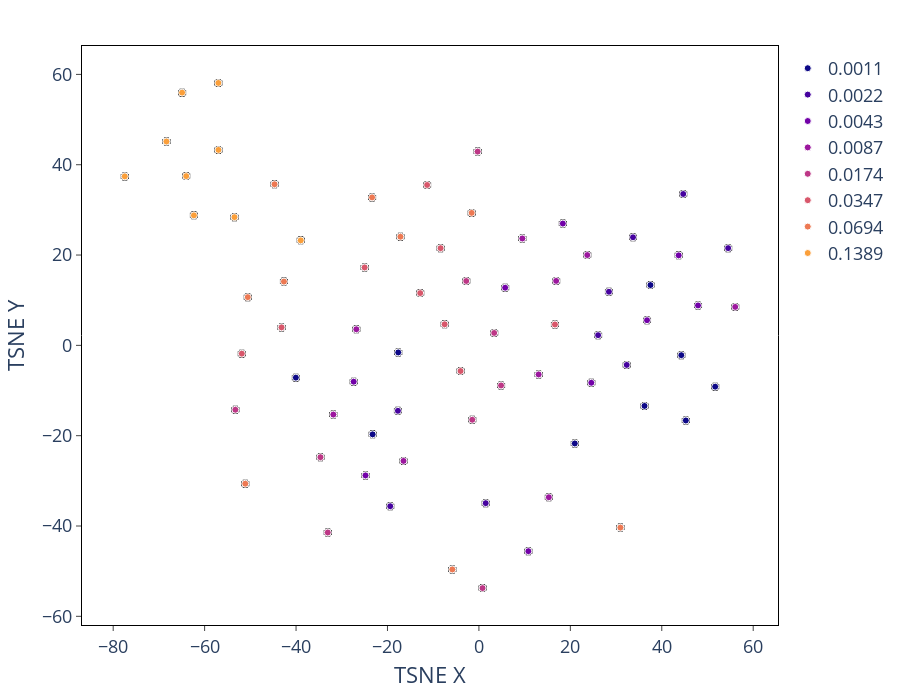

Here is the notebook cell this chart was saved with:
### Code cell
combat_util.plot_tsne(plot_tsne, color_col='Metadata_Concentration_uM', 
                    #   split_df = False, split_column = None, np = None,
                      hover_cols=hover_list,
                    #   size=True, size_col = "Metadata_concentration_uM",
                      x="0", y="1",
                      error_x="x_err", error_y="y_err",
                      discrete=True
                      )

### Figure 1 — Plotly figure (JSON) as saved in the notebook; plotly's stock layout.template omitted (floating-point values rounded to 4 significant figures)
{"data": [{"customdata": [["211020_085918_Plate_1", "B3", "AgNP", 40, 0.0011], ["211020_085918_Plate_1", "C3", "AgNP", 40, 0.0011], ["211020_085918_Plate_1", "D3", "AgNP", 40, 0.0011], ["211008_092824_Plate_1", "B3", "AgNP", 40, 0.0011], ["211008_092824_Plate_1", "C3", "AgNP", 40, 0.0011], ["211008_092824_Plate_1", "D3", "AgNP", 40, 0.0011], ["211015_065907_Plate_1", "B3", "AgNP", 40, 0.0011], ["211015_065907_Plate_1", "C3", "AgNP", 40, 0.0011], ["211015_065907_Plate_1", "D3", "AgNP", 40, 0.0011]], "error_x": {"array": [2.289e-05, 3.052e-05, 2.289e-05, 1.144e-05, 1.144e-05, 1.907e-05, 2.67e-05, 0, 3.433e-05], "color": "black", "thickness": 5}, "error_y": {"array": [3.815e-06, 1.907e-06, 3.815e-06, 9.537e-07, 3.815e-06, 9.537e-06, 5.245e-06, 3.815e-06, 1.192e-06], "color": "black", "thickness": 5}, "hovertemplate": "colors_plot_col=0.0011<br>0=%{x}<br>1=%{y}<br>Metadata_Plate=%{customdata[0]}<br>Metadata_Well=%{customdata[1]}<br>Metadata_Compound=%{customdata[2]}<br>Metadata_NPSize_nm=%{customdata[3]}<br>Metadata_Concentration_uM=%{customdata[4]}<extra></extra>", "legendgroup": "0.0011", "marker": {"color": "#0d0887", "line": {"color": "White", "width": 1}, "size": 7, "symbol": "circle"}, "mode": "markers", "name": "0.0011", "orientation": "v", "showlegend": true, "type": "scatter", "x": [-23.25, 45.26, 51.69, -17.65, 20.97, 37.52, -40.04, 36.22, 44.27], "xaxis": "x", "y": [-19.71, -16.63, -9.147, -1.568, -21.72, 13.35, -7.145, -13.41, -2.173], "yaxis": "y"}, {"customdata": [["211020_085918_Plate_1", "B4", "AgNP", 40, 0.0022], ["211020_085918_Plate_1", "C4", "AgNP", 40, 0.0022], ["211020_085918_Plate_1", "D4", "AgNP", 40, 0.0022], ["211008_092824_Plate_1", "B4", "AgNP", 40, 0.0022], ["211008_092824_Plate_1", "C4", "AgNP", 40, 0.0022], ["211008_092824_Plate_1", "D4", "AgNP", 40, 0.0022], ["211015_065907_Plate_1", "B4", "AgNP", 40, 0.0022], ["211015_065907_Plate_1", "C4", "AgNP", 40, 0.0022], ["211015_065907_Plate_1", "D4", "AgNP", 40, 0.0022]], "error_x": {"array": [1.907e-05, 1.907e-05, 1.526e-05, 1.073e-06, 1.907e-05, 7.629e-06, 1.144e-05, 2.67e-05, 1.526e-05], "color": "black", "thickness": 5}, "error_y": {"array": [1.144e-05, 4.768e-07, 7.629e-06, 2.289e-05, 2.384e-06, 1.907e-06, 3.052e-05, 1.144e-05, 1.907e-05], "color": "black", "thickness": 5}, "hovertemplate": "colors_plot_col=0.0022<br>0=%{x}<br>1=%{y}<br>Metadata_Plate=%{customdata[0]}<br>Metadata_Well=%{customdata[1]}<br>Metadata_Compound=%{customdata[2]}<br>Metadata_NPSize_nm=%{customdata[3]}<br>Metadata_Concentration_uM=%{customdata[4]}<extra></extra>", "legendgroup": "0.0022", "marker": {"color": "#46039f", "line": {"color": "White", "width": 1}, "size": 7, "symbol": "circle"}, "mode": "markers", "name": "0.0022", "orientation": "v", "showlegend": true, "type": "scatter", "x": [-17.71, 32.33, 54.52, 1.49, 26.07, 28.44, -19.4, 33.71, 44.69], "xaxis": "x", "y": [-14.49, -4.332, 21.53, -34.95, 2.258, 11.87, -35.62, 23.93, 33.52], "yaxis": "y"}, {"customdata": [["211020_085918_Plate_1", "B5", "AgNP", 40, 0.0043], ["211020_085918_Plate_1", "C5", "AgNP", 40, 0.0043], ["211020_085918_Plate_1", "D5", "AgNP", 40, 0.0043], ["211008_092824_Plate_1", "B5", "AgNP", 40, 0.0043], ["211008_092824_Plate_1", "C5", "AgNP", 40, 0.0043], ["211008_092824_Plate_1", "D5", "AgNP", 40, 0.0043], ["211015_065907_Plate_1", "B5", "AgNP", 40, 0.0043], ["211015_065907_Plate_1", "C5", "AgNP", 40, 0.0043], ["211015_065907_Plate_1", "D5", "AgNP", 40, 0.0043]], "error_x": {"array": [1.335e-05, 1.526e-05, 6.866e-05, 0, 2.384e-06, 4.196e-05, 1.907e-06, 3.815e-06, 2.289e-05], "color": "black", "thickness": 5}, "error_y": {"array": [9.537e-06, 3.815e-06, 3.815e-06, 6.485e-05, 4.768e-06, 0, 9.537e-06, 7.629e-06, 3.815e-06], "color": "black", "thickness": 5}, "hovertemplate": "colors_plot_col=0.0043<br>0=%{x}<br>1=%{y}<br>Metadata_Plate=%{customdata[0]}<br>Metadata_Well=%{customdata[1]}<br>Metadata_Compound=%{customdata[2]}<br>Metadata_NPSize_nm=%{customdata[3]}<br>Metadata_Concentration_uM=%{customdata[4]}<extra></extra>", "legendgroup": "0.0043", "marker": {"color": "#7201a8", "line": {"color": "White", "width": 1}, "size": 7, "symbol": "circle"}, "mode": "markers", "name": "0.0043", "orientation": "v", "showlegend": true, "type": "scatter", "x": [-27.39, 24.58, 47.93, 10.82, 5.743, 36.77, -24.8, 18.36, 43.7], "xaxis": "x", "y": [-8.048, -8.286, 8.843, -45.58, 12.77, 5.569, -28.81, 26.97, 19.93], "yaxis": "y"}, {"customdata": [["211020_085918_Plate_1", "B6", "AgNP", 40, 0.0087], ["211020_085918_Plate_1", "C6", "AgNP", 40, 0.0087], ["211020_085918_Plate_1", "D6", "AgNP", 40, 0.0087], ["211008_092824_Plate_1", "B6", "AgNP", 40, 0.0087], ["211008_092824_Plate_1", "C6", "AgNP", 40, 0.0087], ["211008_092824_Plate_1", "D6", "AgNP", 40, 0.0087], ["211015_065907_Plate_1", "B6", "AgNP", 40, 0.0087], ["211015_065907_Plate_1", "C6", "AgNP", 40, 0.0087], ["211015_065907_Plate_1", "D6", "AgNP", 40, 0.0087]], "error_x": {"array": [3.815e-05, 9.537e-06, 5.722e-05, 3.242e-05, 8.583e-06, 1.335e-05, 9.537e-06, 3.815e-06, 7.629e-06], "color": "black", "thickness": 5}, "error_y": {"array": [1.812e-05, 1.907e-06, 4.768e-06, 7.153e-07, 3.815e-06, 1.812e-05, 2.289e-05, 9.537e-06, 1.335e-05], "color": "black", "thickness": 5}, "hovertemplate": "colors_plot_col=0.0087<br>0=%{x}<br>1=%{y}<br>Metadata_Plate=%{customdata[0]}<br>Metadata_Well=%{customdata[1]}<br>Metadata_Compound=%{customdata[2]}<br>Metadata_NPSize_nm=%{customdata[3]}<br>Metadata_Concentration_uM=%{customdata[4]}<extra></extra>", "legendgroup": "0.0087", "marker": {"color": "#9c179e", "line": {"color": "White", "width": 1}, "size": 7, "symbol": "circle"}, "mode": "markers", "name": "0.0087", "orientation": "v", "showlegend": true, "type": "scatter", "x": [-31.84, 13.06, 56.07, -26.81, 15.29, 16.89, -16.49, 9.5, 23.7], "xaxis": "x", "y": [-15.32, -6.44, 8.513, 3.569, -33.63, 14.27, -25.59, 23.67, 20.0], "yaxis": "y"}, {"customdata": [["211020_085918_Plate_1", "B7", "AgNP", 40, 0.0174], ["211020_085918_Plate_1", "C7", "AgNP", 40, 0.0174], ["211020_085918_Plate_1", "D7", "AgNP", 40, 0.0174], ["211008_092824_Plate_1", "B7", "AgNP", 40, 0.0174], ["211008_092824_Plate_1", "C7", "AgNP", 40, 0.0174], ["211008_092824_Plate_1", "D7", "AgNP", 40, 0.0174], ["211015_065907_Plate_1", "B7", "AgNP", 40, 0.0174], ["211015_065907_Plate_1", "C7", "AgNP", 40, 0.0174], ["211015_065907_Plate_1", "D7", "AgNP", 40, 0.0174]], "error_x": {"array": [2.67e-05, 9.537e-07, 2.086e-07, 1.907e-05, 4.768e-07, 1.669e-06, 2.289e-05, 3.576e-07, 1.192e-07], "color": "black", "thickness": 5}, "error_y": {"array": [1.335e-05, 3.815e-06, 3.052e-05, 1.526e-05, 1.431e-06, 1.717e-05, 4.196e-05, 3.433e-05, 1.144e-05], "color": "black", "thickness": 5}, "hovertemplate": "colors_plot_col=0.0174<br>0=%{x}<br>1=%{y}<br>Metadata_Plate=%{customdata[0]}<br>Metadata_Well=%{customdata[1]}<br>Metadata_Compound=%{customdata[2]}<br>Metadata_NPSize_nm=%{customdata[3]}<br>Metadata_Concentration_uM=%{customdata[4]}<extra></extra>", "legendgroup": "0.0174", "marker": {"color": "#bd3786", "line": {"color": "White", "width": 1}, "size": 7, "symbol": "circle"}, "mode": "markers", "name": "0.0174", "orientation": "v", "showlegend": true, "type": "scatter", "x": [-34.66, 4.847, -0.2779, -53.27, 3.34, -2.768, -33.06, 0.7968, -1.455], "xaxis": "x", "y": [-24.76, -8.88, 42.91, -14.26, 2.75, 14.25, -41.44, -53.75, -16.48], "yaxis": "y"}, {"customdata": [["211020_085918_Plate_1", "B8", "AgNP", 40, 0.0347], ["211020_085918_Plate_1", "C8", "AgNP", 40, 0.0347], ["211020_085918_Plate_1", "D8", "AgNP", 40, 0.0347], ["211008_092824_Plate_1", "B8", "AgNP", 40, 0.0347], ["211008_092824_Plate_1", "C8", "AgNP", 40, 0.0347], ["211008_092824_Plate_1", "D8", "AgNP", 40, 0.0347], ["211015_065907_Plate_1", "B8", "AgNP", 40, 0.0347], ["211015_065907_Plate_1", "C8", "AgNP", 40, 0.0347], ["211015_065907_Plate_1", "D8", "AgNP", 40, 0.0347]], "error_x": {"array": [4.959e-05, 4.768e-06, 1.144e-05, 2.861e-06, 2.861e-06, 3.338e-06, 3.433e-05, 2.289e-05, 4.768e-06], "color": "black", "thickness": 5}, "error_y": {"array": [1.073e-06, 1.621e-05, 0, 3.815e-06, 1.526e-05, 8.106e-06, 9.537e-07, 1.144e-05, 2.289e-05], "color": "black", "thickness": 5}, "hovertemplate": "colors_plot_col=0.0347<br>0=%{x}<br>1=%{y}<br>Metadata_Plate=%{customdata[0]}<br>Metadata_Well=%{customdata[1]}<br>Metadata_Compound=%{customdata[2]}<br>Metadata_NPSize_nm=%{customdata[3]}<br>Metadata_Concentration_uM=%{customdata[4]}<extra></extra>", "legendgroup": "0.0347", "marker": {"color": "#d8576b", "line": {"color": "White", "width": 1}, "size": 7, "symbol": "circle"}, "mode": "markers", "name": "0.0347", "orientation": "v", "showlegend": true, "type": "scatter", "x": [-51.87, -12.84, 16.63, -7.495, -8.378, -4.012, -43.17, -25.0, -11.33], "xaxis": "x", "y": [-1.837, 11.58, 4.622, 4.667, 21.52, -5.681, 3.977, 17.25, 35.51], "yaxis": "y"}, {"customdata": [["211020_085918_Plate_1", "B9", "AgNP", 40, 0.0694], ["211020_085918_Plate_1", "C9", "AgNP", 40, 0.0694], ["211020_085918_Plate_1", "D9", "AgNP", 40, 0.0694], ["211008_092824_Plate_1", "B9", "AgNP", 40, 0.0694], ["211008_092824_Plate_1", "C9", "AgNP", 40, 0.0694], ["211008_092824_Plate_1", "D9", "AgNP", 40, 0.0694], ["211015_065907_Plate_1", "B9", "AgNP", 40, 0.0694], ["211015_065907_Plate_1", "C9", "AgNP", 40, 0.0694], ["211015_065907_Plate_1", "D9", "AgNP", 40, 0.0694]], "error_x": {"array": [0, 3.338e-06, 7.153e-07, 7.629e-06, 9.537e-06, 2.289e-05, 2.289e-05, 3.052e-05, 2.098e-05], "color": "black", "thickness": 5}, "error_y": {"array": [6.676e-06, 4.196e-05, 3.624e-05, 3.433e-05, 1.526e-05, 1.144e-05, 3.815e-06, 4.578e-05, 3.815e-05], "color": "black", "thickness": 5}, "hovertemplate": "colors_plot_col=0.0694<br>0=%{x}<br>1=%{y}<br>Metadata_Plate=%{customdata[0]}<br>Metadata_Well=%{customdata[1]}<br>Metadata_Compound=%{customdata[2]}<br>Metadata_NPSize_nm=%{customdata[3]}<br>Metadata_Concentration_uM=%{customdata[4]}<extra></extra>", "legendgroup": "0.0694", "marker": {"color": "#ed7953", "line": {"color": "White", "width": 1}, "size": 7, "symbol": "circle"}, "mode": "markers", "name": "0.0694", "orientation": "v", "showlegend": true, "type": "scatter", "x": [-50.56, -5.812, -1.578, -51.1, -17.16, -23.37, -42.65, -44.7, 30.95], "xaxis": "x", "y": [10.68, -49.62, 29.33, -30.63, 24.05, 32.76, 14.12, 35.68, -40.35], "yaxis": "y"}, {"customdata": [["211020_085918_Plate_1", "B10", "AgNP", 40, 0.1389], ["211020_085918_Plate_1", "C10", "AgNP", 40, 0.1389], ["211020_085918_Plate_1", "D10", "AgNP", 40, 0.1389], ["211008_092824_Plate_1", "B10", "AgNP", 40, 0.1389], ["211008_092824_Plate_1", "C10", "AgNP", 40, 0.1389], ["211008_092824_Plate_1", "D10", "AgNP", 40, 0.1389], ["211015_065907_Plate_1", "B10", "AgNP", 40, 0.1389], ["211015_065907_Plate_1", "C10", "AgNP", 40, 0.1389], ["211015_065907_Plate_1", "D10", "AgNP", 40, 0.1389]], "error_x": {"array": [3.815e-05, 1.907e-05, 6.866e-05, 5.341e-05, 3.052e-05, 4.578e-05, 0, 8.392e-05, 3.433e-05], "color": "black", "thickness": 5}, "error_y": {"array": [1.144e-05, 5.341e-05, 4.196e-05, 2.289e-05, 2.289e-05, 1.144e-05, 1.907e-05, 3.433e-05, 1.335e-05], "color": "black", "thickness": 5}, "hovertemplate": "colors_plot_col=0.1389<br>0=%{x}<br>1=%{y}<br>Metadata_Plate=%{customdata[0]}<br>Metadata_Well=%{customdata[1]}<br>Metadata_Compound=%{customdata[2]}<br>Metadata_NPSize_nm=%{customdata[3]}<br>Metadata_Concentration_uM=%{customdata[4]}<extra></extra>", "legendgroup": "0.1389", "marker": {"color": "#fb9f3a", "line": {"color": "White", "width": 1}, "size": 7, "symbol": "circle"}, "mode": "markers", "name": "0.1389", "orientation": "v", "showlegend": true, "type": "scatter", "x": [-64.92, -56.99, -68.34, -38.97, -77.46, -56.98, -53.47, -64.03, -62.34], "xaxis": "x", "y": [55.96, 58.11, 45.14, 23.25, 37.42, 43.28, 28.39, 37.48, 28.79], "yaxis": "y"}], "layout": {"autosize": false, "font": {"size": 18}, "height": 700, "legend": {"title": {"text": ""}, "tracegroupgap": 0}, "margin": {"b": 20, "l": 50, "pad": 4, "r": 50, "t": 50}, "plot_bgcolor": "white", "title": {"text": ""}, "width": 900, "xaxis": {"anchor": "y", "domain": [0, 1], "linecolor": "black", "mirror": true, "showline": true, "ticks": "outside", "title": {"text": "TSNE X"}}, "yaxis": {"anchor": "x", "domain": [0, 1], "linecolor": "black", "mirror": true, "showline": true, "ticks": "outside", "title": {"text": "TSNE Y"}}}}
